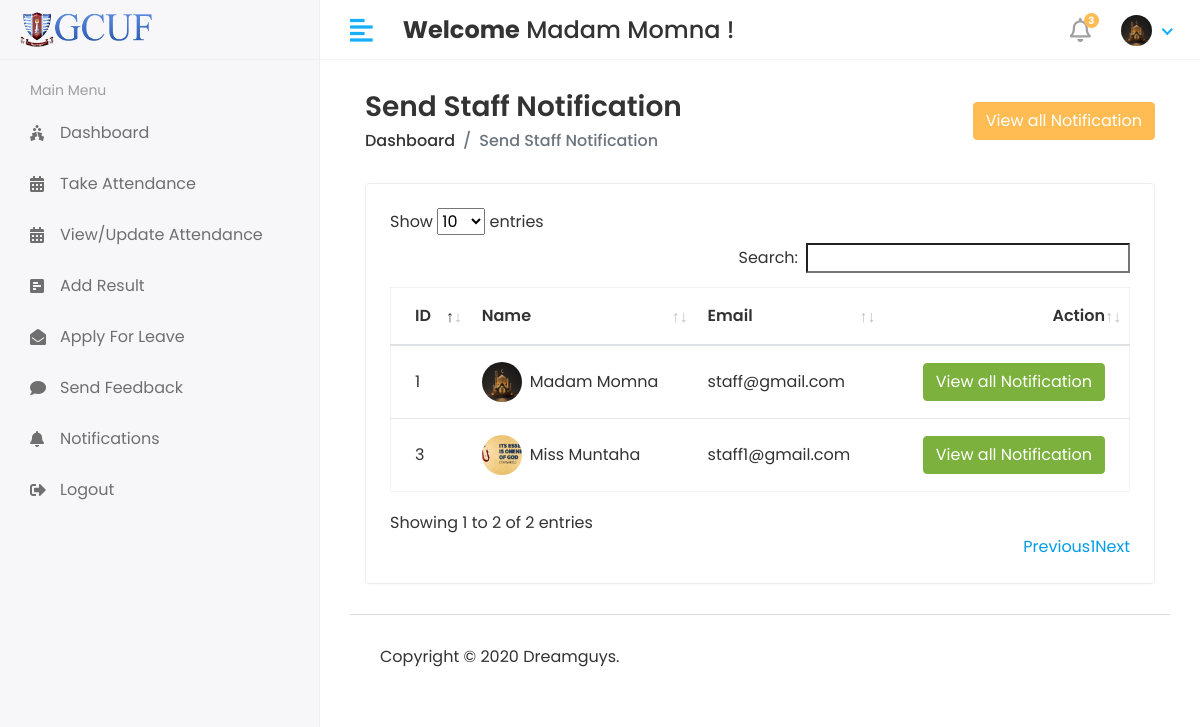
/Hod/Staff/Send_Notification (signed in), run on the app's committed database.
### app/models.py (models this page shows, shortened)
class CustomUser(AbstractUser):
    USER = (
        (1,'HOD'),
        (2,'STAFF'),
        (3,'STUDENT'),
    )
    user_type = models.CharField(choices=USER,max_length=50,default=1)
    profie_pic = models.ImageField(upload_to='media/profile_pic')

class Staff(models.Model):
    admin = models.OneToOneField(CustomUser,on_delete=models.CASCADE)
    address = models.TextField()
    gender = models.CharField(max_length=100)
    created_at = models.DateTimeField(auto_now_add=True)
    updated_at = models.DateTimeField(auto_now=True)

### student_management_system/Hod_Views.py (the view)
# urls.py: path('Hod/Staff/Send_Notification',Hod_Views.STAFF_SEND_NOTIFICATION,name='staff_send_notification'),
@login_required(login_url='/')
def STAFF_SEND_NOTIFICATION(request):
    staff = Staff.objects.all()
    see_notification = Staff_Notification.objects.all().order_by('-id')[0:5]
    context = {
        'staff':staff,
         'see_notification':see_notification,
    }
    return render(request,'Hod/staff_notification.html',context)

### templates/Hod/staff_notification.html (shortened to what this page needs)
{% extends 'base.html' %}
{% block content %}
<div class="content container-fluid">
               <div class="page-header">
                  <div class="row align-items-center">
                     <div class="col">
                        <h3 class="page-title">Send Staff Notification</h3>
                        <ul class="breadcrumb">
                           <li class="breadcrumb-item"><a href="index.html">Dashboard</a></li>
                           <li class="breadcrumb-item active">Send Staff Notification</li>
                        </ul>
                     </div>
                     <div class="col-auto text-right float-right ml-auto">
                         <button type="button" class="btn btn-primary" data-toggle="modal" data-target="#exampleModalCenter">
                             View all Notification
                         </button>
                     </div>
                  </div>
               </div>
               <div class="row">
                  <div class="col-sm-12">
                     <div class="card card-table">
                        <div class="card-body">
                           <div class="table-responsive">
                              <table id="table_id" class="table table-hover table-center mb-0">
                                 <thead>
                                    <tr>
                                       <th>ID</th>
                                       <th>Name</th>
                                       <th>Email</th>
                                       <th class="text-right">Action</th>
                                    </tr>
                                 </thead>
                                 <tbody>
                                 {% for i in staff %}
                                    <tr>
                                       <td>{{i.id}}</td>
                                       <td>
                                          <h2 class="table-avatar">
                                             <a href="student-details.html" class="avatar avatar-sm mr-2"><img class="avatar-img rounded-circle" src="/{{i.admin.profie_pic}}" alt="User Image"></a>
                                             <a href="student-details.html">{{i.admin.first_name}}&nbsp;{{i.admin.last_name}}</a>
                                          </h2>
                                       </td>
                                       <td>{{i.admin.email}}</td>
                                       <td class="text-right">
                                          <button type="button" class="btn btn-success" data-toggle="modal" data-target="#sendnotification-{{forloop.counter}}">
                                             View all Notification
                                          </button>
                                       </td>
                                    </tr>
                                 {% endfor %}
                                 </tbody>
                              </table>
                           </div>
                        </div>
                     </div>
                  </div>
               </div>
            </div>
{% endblock %}

### templates/includes/header.html (shortened to what this page needs)
{% load static %}
<div class="header">
            <div class="header-left">
               <a href="index.html" class="logo">
               <img src="{% static 'assets/img/gcuf.png' %}" alt="Logo">
               </a>
            </div>
            <a href="javascript:void(0);" id="toggle_btn">
            <i class="fas fa-align-left"></i>
            </a>
            <div class="top-nav-search mt-3">
               <h4><strong>Welcome</strong><span> {{user.first_name}} {{ user.last_name }}</span>&nbsp;!</h4>
            </div>
            <ul class="nav user-menu">
               <li class="nav-item dropdown noti-dropdown">
                  <a href="#" class="dropdown-toggle nav-link" data-toggle="dropdown">
                  <i class="far fa-bell"></i> <span class="badge badge-pill">3</span>
                  </a>
               </li>
               <li class="nav-item dropdown has-arrow">
                  <a href="#" class="dropdown-toggle nav-link" data-toggle="dropdown">
                     {% if user.profie_pic == "" %}
                     <span class="user-img"><img class="rounded-circle" src="{% static 'assets/img/noimg.png' %}" width="31" alt="Ryan Taylor"></span>
                     {% else %}
                  <span class="user-img"><img class="rounded-circle" src="/{{user.profie_pic}}" width="31" alt="Ryan Taylor"></span>
                  {% endif %}
                  </a>
               </li>
            </ul>
         </div>

### static/assets/css/style.css (style rules this page uses)
html { height: 100%; }
body { background-color: #fff; color: #333; font-family: 'Poppins', sans-serif; font-size: 1rem; height: 100%; line-height: 1.5; overflow-x: hidden; }
h1, h2, h3, h4, h5, h6 { font-family: 'Poppins', sans-serif; margin-top: 0; }
a { color: #009ce7; }
input, button, a { transition: all 0.4s ease; -moz-transition: all 0.4s ease; -o-transition: all 0.4s ease; -ms-transition: all 0.4s ease; -webkit-transition: all 0.4s ease; }
input, input:focus, button, button:focus { outline: none; }
ul, ol { padding: 0px; list-style: none; }
.table { color: #333; max-width: 100%; margin-bottom: 0; width: 100%; }
.table.dataTable { border-collapse: collapse !important; border: 1px solid rgba(0, 0, 0, 0.05); }
table.table td h2 { display: inline-block; font-size: inherit; font-weight: 400; margin: 0; padding: 0; vertical-align: middle; }
table.table td h2.table-avatar { align-items: center; display: inline-flex; font-size: inherit; font-weight: 400; margin: 0; padding: 0; vertical-align: middle; white-space: nowrap; }
table.table td h2 a { color: #333; }
.table thead tr th { font-weight: 600; }
.table tbody tr { border-bottom: 1px solid rgba(0, 0, 0, 0.05); }
.table.table-center td, .table.table-center th { vertical-align: middle; }
.card-table .card-body .table > thead > tr > th { border-top: 0; }
.card-table .card-body .table tr td:first-child, .card-table .card-body .table tr th:first-child { padding-left: 1.5rem; }
.card-table .card-body .table tr td:last-child, .card-table .card-body .table tr th:last-child { padding-right: 1.5rem; }
.card-table .table td, .card-table .table th { border-top: 1px solid #e2e5e8; padding: 1rem 0.75rem; white-space: nowrap; }
.btn-primary { background-color: #FFBC53; border: 1px solid #FFBC53; }
.btn-success { background-color: #7bb13c; border: 1px solid #7bb13c }
.card { border: 1px solid #ececf5; box-shadow: 0 1px 3px 0 rgba(0, 0, 0, 0.03); margin-bottom: 1.875rem; }
.card-body { padding: 1.5rem; }
.avatar { position: relative; display: inline-block; width: 3rem; height: 3rem }
.avatar > img { width: 100%; height: 100%; -o-object-fit: cover; object-fit: cover; }
.avatar-sm { width: 2.5rem; height: 2.5rem; }
.header { background-color: #fff; border-bottom: 1px solid #f3f3f4; left: 0; position: fixed; right: 0; top: 0; z-index: 1001; height: 60px; }
.header .header-left { float: left; height: 60px; padding: 0 20px; position: relative; width: 320px; z-index: 1; transition: all 0.2s ease-in-out; background-color: #f7f7fa; border-bottom: 1px solid #efefef; border-right: 1px solid #ececf5; display: flex; align-items: center; }
.header .header-left .logo { display: inline-block; line-height: 60px; }
.header .header-left .logo img { max-height: 40px; width: auto; }
.header .dropdown-toggle:after { display: none; }
.header .has-arrow .dropdown-toggle:after { border-top: 0; border-left: 0; border-bottom: 2px solid #18aefa; border-right: 2px solid #18aefa; content: ''; height: 8px; display: inline-block; pointer-events: none; -webkit-transform-origin: 66% 66%; -ms-transform-origin: 66% 66%; transform-origin: 66% 66%; -webkit-transform: rotate(45deg); -ms-transform: rotate(45deg); transform: rotate(45deg); -webkit-transition: all 0.15s ease-in-out; transition: all 0.15s ease-in-out; width: 8px; vertical-align: 0px; }
.user-menu { float: right; margin: 0; position: relative; z-index: 99; padding-right: 15px; }
.user-menu.nav > li > a { color: #a0a0a0; font-size: 14px; line-height: 58px; padding: 0 15px; height: 60px; }
.user-img { margin-right: 3px; position: relative; }
.top-nav-search { float: left; margin-left: 15px; }
.page-header { margin-bottom: 1.875rem; }
.page-header .breadcrumb { background-color: transparent; color: #6c757d; font-size: 1rem; font-weight: 500; margin-bottom: 0; padding: 0; }
.page-header .breadcrumb a { color: #333; }
.page-title { font-size: 28px; font-weight: 600; color: #333; margin-bottom: 5px; }
.user-menu.nav > li > a .badge { background-color: #FFBC53; display: block; font-size: 10px; font-weight: bold; height: 15px; width: 15px; position: absolute; right: 7px; top: 13px; color: #fff; padding: 3px; }
.user-menu.nav > li > a > i { font-size: 1.5rem; line-height: 60px; }
@media (min-width: 992px) { #toggle_btn { align-items: center; color: #18aefa; display: inline-flex; float: left; font-size: 26px; height: 60px; justify-content: center; margin-left: 15px; padding: 0 15px; } }

### data on the page
CustomUser: first_name "Madam", last_name "Momna", profie_pic (picture)
Staff: id "1", admin.profie_pic (picture), admin.first_name "Madam", admin.last_name "Momna", admin.email "staff@gmail.com"
Staff: id "3", admin.profie_pic (picture), admin.first_name "Miss", admin.last_name "Muntaha", admin.email "staff1@gmail.com"
